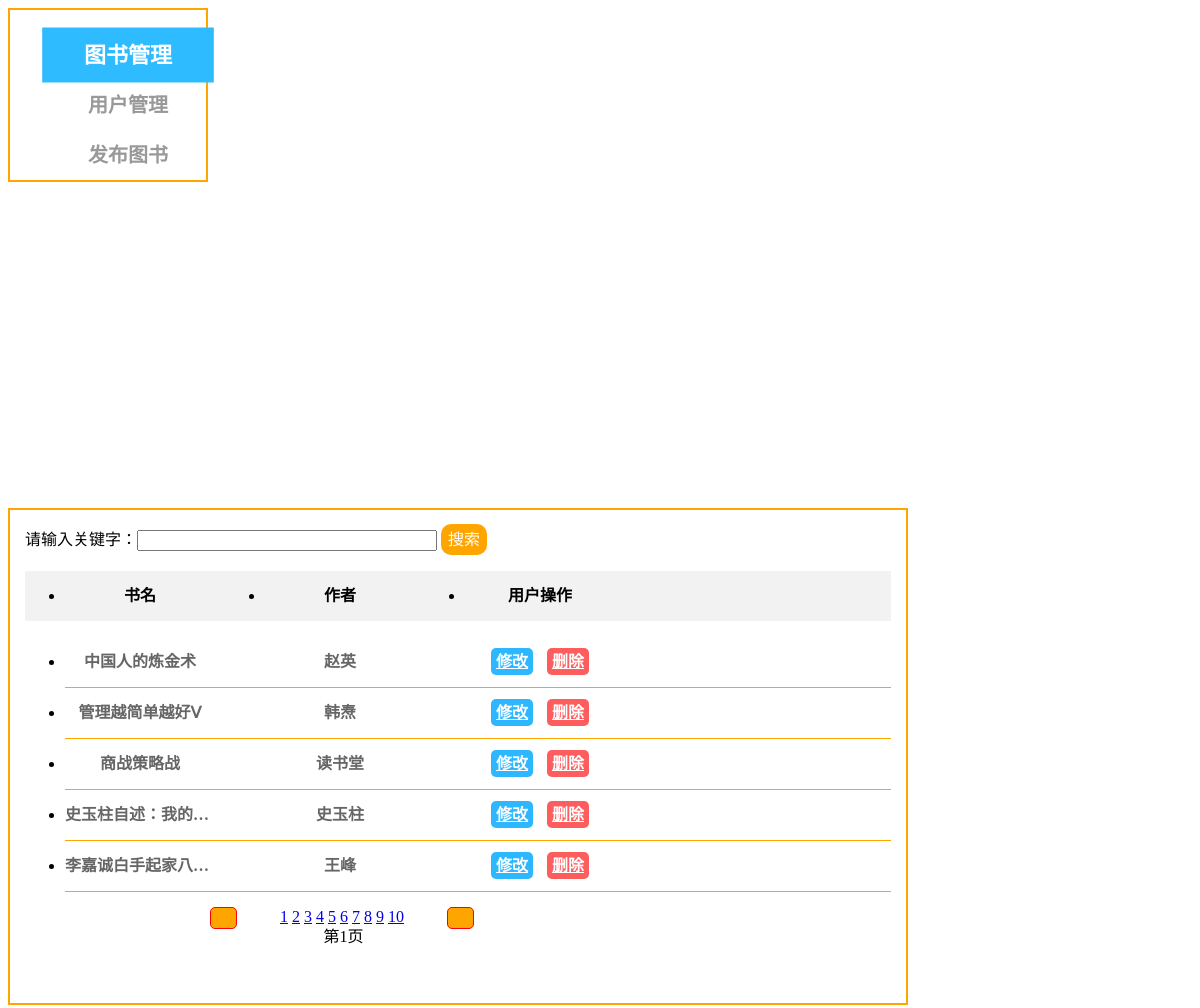
Screenshot of /php/admin.php with the database file from the repository.
### tables this page shows
CREATE TABLE `booklist` (
  `book_id` int(10) NOT NULL AUTO_INCREMENT,
  `title` char(20) NOT NULL,
  `author` char(20) NOT NULL,
  `word` char(10) NOT NULL,
  `details` text NOT NULL,
  `hot` int(10) NOT NULL,
  `img` text NOT NULL,
  `url` text NOT NULL,
  `class` char(10) NOT NULL,
  PRIMARY KEY (`book_id`)
);

### php/admin.php (the view, shortened to what this page needs)
<?php
include_once("functions/page.php");
$page_size = 5;
if (isset($_GET["page_current"])) {
    $page_current = $_GET["page_current"];
} else {
    $page_current = 1;
}
$start = ($page_current - 1) * $page_size;
$result_sql = "select * from bookList order by book_id desc limit $start,$page_size";
$result_set = mysql_query($result_sql);
?>
<link rel="stylesheet" href="./css/admin.css">
<div class="admin contain">
    <div class="adminLeft fl">
        <ul>
            <li class="bookList_admin active">图书管理</li>
            <li class="user_admin">用户管理</li>
            <li class="news_add">发布图书</li>
        </ul>
    </div>
    <div class="adminRight fr">
        <div class="bookList">
            请输入关键字：<input type="text" class="adminSearch" value="<?php echo isset($_GET['item']) ? $_GET['item'] : '';?>">
            <a class="Btn">搜索</a>
            <ul class="bookList-title">
                <li>书名</li>
                <li>作者</li>
                <li>用户操作</li>
            </ul>
            <ul class="bookList-content">
                    <?php
                    while($row = mysql_fetch_array($result_set)){
                    ?>
                    <li>
                        <div><?php echo $row['title']?></div>
                        <div><?php echo $row['author']?></div>
                        <div><a href="index.php?url=./php/edit.php&book_id=<?php echo $row['book_id']?>" class="user-office">修改</a>
                        <a href="index.php?url=./php/book_delete.php&book_id=<?php echo $row['book_id']?>" class="user-delete">删除</a>
                        </div>
                    </li>
                    <?php
                    }
                    ?>
            </ul>
        </div>
    </div>
</div>

### css/admin.css (style rules this page uses)
.admin { height: 500px; }
.admin .adminLeft { width: 200px; height: 100%; }
.admin .adminRight { width: 900px; height: 100%; }
.admin .adminLeft ul { padding-top: 20px; border: 2px solid orange; }
.admin .adminLeft ul li { height: 50px; line-height: 50px; font-size: 20px; color: #999; font-weight: bold; text-align: center; transition: .3s; overflow: hidden; }
.admin .adminLeft ul li.active { background-color: #2EBBFF; transform: scale(1.1); color: #fff; }
.admin .adminRight .bookList { display: block; padding: 0 15px; border: 2px solid orange; }
.admin .adminRight .bookList .adminSearch { width: 300px; margin-top: 20px; }
.admin .adminRight .bookList .Btn { padding: 7px; background-color: orange; border-radius: 10px; color: #fff; cursor: pointer; }
.admin .adminRight .bookList .bookList-title { height: 50px; line-height: 50px; margin-top: 20px; background-color: #F2F2F2; }
.admin .adminRight .bookList .bookList-title li { float: left; width: 150px; margin-right: 50px; text-align: center; font-weight: bold; font-size: 16px; }
.admin .adminRight .bookList .bookList-content { height: 350px; }
.admin .adminRight .bookList .bookList-content li { height: 50px; line-height: 50px; border-bottom: 1px solid orange; transition: .1s; white-space: nowrap; }
.admin .adminRight .bookList .bookList-content li div:first-child { overflow: hidden; text-overflow: ellipsis; -webkit-line-clamp: 1; -webkit-box-orient: vertical; }
.admin .adminRight .bookList .bookList-content li > div { float: left; width: 150px; height: 50px; line-height: 50px; margin-right: 50px; text-align: center; font-weight: bold; font-size: 16px; color: #666; }
.admin .adminRight .bookList .bookList-content li > div > a { margin: 5px; padding: 5px; border-radius: 5px; color: #fff; }
.admin .adminRight .bookList .bookList-content li > div .user-office { background-color: #2DB7FF; }
.admin .adminRight .bookList .bookList-content li > div .user-delete { background-color: #FE5D5E; }

### rows the page displays
booklist: title "中国人的炼金术", author "赵英"
booklist: title "管理越简单越好Ⅴ", author "韩焘"
booklist: title "商战策略战", author "读书堂"
booklist: title "史玉柱自述：我的…", author "史玉柱"
booklist: title "李嘉诚白手起家八…", author "王峰"

### other values shown
$j "1 2 3 4 5 6 7 8 9 10"
$page_current "1"
